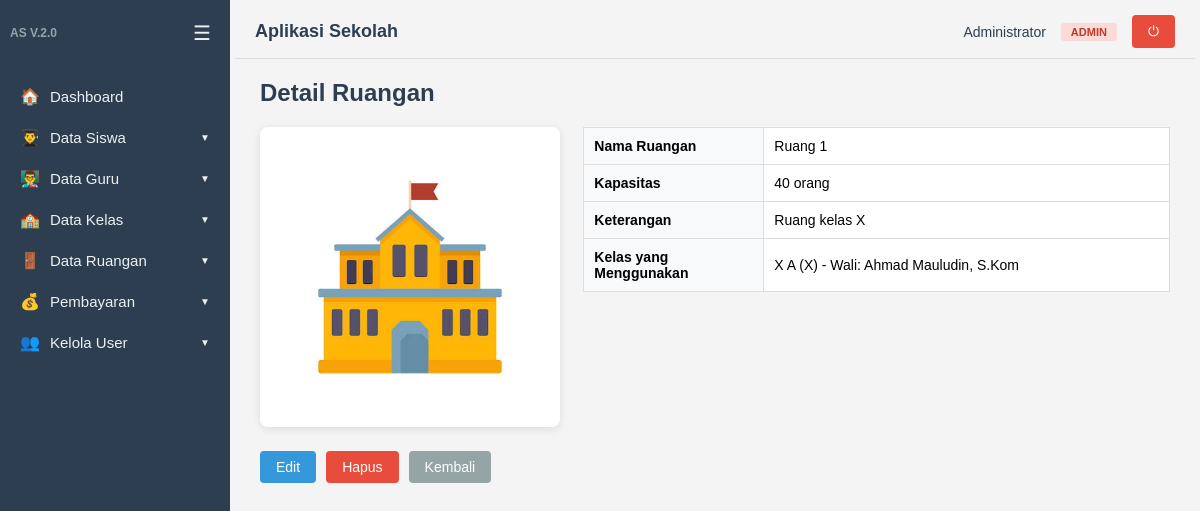
Page /ruang/detail.php?id=1 (signed in) on the committed database.
### tables this page shows
CREATE TABLE `datakelas` (
  `id_kelas` int(11) NOT NULL,
  `namakelas` varchar(100) NOT NULL,
  `tingkat` enum('X','XI','XII') NOT NULL,
  `tahunajaran` varchar(20) NOT NULL,
  `idguru` int(11) DEFAULT NULL,
  `idsiswa` int(11) DEFAULT NULL,
  `idruang` int(11) DEFAULT NULL
);

CREATE TABLE `dataruang` (
  `id_ruang` int(11) NOT NULL,
  `nama_ruang` varchar(100) NOT NULL,
  `kapasitas` int(11) DEFAULT 0,
  `keterangan` text DEFAULT NULL,
  `foto` varchar(100) DEFAULT NULL
);

CREATE TABLE `dataguru` (
  `id` int(5) NOT NULL,
  `nama` varchar(50) NOT NULL,
  `nip` varchar(20) NOT NULL,
  `mapel` varchar(50) NOT NULL,
  `alamat` varchar(100) DEFAULT NULL,
  `foto` varchar(100) DEFAULT NULL
);

### auth.php (called while the page is built, shortened)
<?php
if (!function_exists('isLoggedIn')) {
    function isLoggedIn()
    {
        return isset($_SESSION['user_id']);
    }
}
if (!function_exists('hasRole')) {
    function hasRole($roles)
    {
        $userRole = $_SESSION['role'];
        if (is_array($roles)) {
            return in_array($userRole, $roles);
        }
        return $userRole === $roles;
    }
}

### ruang/detail.php (the view, shortened to what this page needs)
<?php
include dirname(__DIR__) . '/auth.php';
$id = isset($_GET['id']) ? (int)$_GET['id'] : 0;
$query = "SELECT r.*, k.namakelas, k.tingkat, g.nama as wali_kelas
          FROM dataruang r
          LEFT JOIN datakelas k ON r.id_ruang = k.idruang
          LEFT JOIN dataguru g ON k.idguru = g.id
          WHERE r.id_ruang = $id";
$data = mysqli_query($koneksi, $query);
$ruang = mysqli_fetch_assoc($data);
include dirname(__DIR__) . '/layout/header.php';
?>
<h2>Detail Ruangan</h2>
<div style="display: flex; gap: 30px; flex-wrap: wrap; margin-bottom: 20px;">
    <div style="flex: 1; min-width: 250px; text-align: center;">
        <img src="<?= BASE_URL; ?>/uploads/foto_ruang/<?= $ruang['foto'] ?: 'default-ruang.jpg' ?>" width="300" style="border-radius:8px; box-shadow:0 2px 8px rgba(0,0,0,.1);">
    </div>
    <div style="flex: 2; min-width: 300px;">
        <table style="width:100%; border-collapse:collapse;">
            <tr>
                <td style="padding:10px; font-weight:bold; width:180px; background:#f8f9fa;">Nama Ruangan</td>
                <td style="padding:10px;"><?= htmlspecialchars($ruang['nama_ruang']) ?></td>
            </tr>
            <tr>
                <td style="padding:10px; font-weight:bold; background:#f8f9fa;">Kapasitas</td>
                <td style="padding:10px;"><?= $ruang['kapasitas'] ?> orang</td>
            </tr>
            <tr>
                <td style="padding:10px; font-weight:bold; background:#f8f9fa;">Keterangan</td>
                <td style="padding:10px;"><?= htmlspecialchars($ruang['keterangan'] ?? '-') ?></td>
            </tr>
            <tr>
                <td style="padding:10px; font-weight:bold; background:#f8f9fa;">Kelas yang Menggunakan</td>
                <td style="padding:10px;">
                    <?php if ($ruang['namakelas']) : ?>
                        <?= htmlspecialchars($ruang['namakelas']) ?> (<?= htmlspecialchars($ruang['tingkat']) ?>) - Wali: <?= htmlspecialchars($ruang['wali_kelas'] ?? '-') ?>
                    <?php else : ?>
                        <span style="color:#e74c3c;">Belum digunakan</span>
                    <?php endif; ?>
                </td>
            </tr>
        </table>
    </div>
</div>
<div style="display: flex; gap: 10px;">
    <?php if (hasRole('admin')): ?>
    <a class="btn" href="edit.php?id=<?= $ruang['id_ruang'] ?>">Edit</a>
    <a class="btn btn-danger" href="hapus.php?id=<?= $ruang['id_ruang'] ?>" onclick="return confirm('Yakin ingin menghapus?')">Hapus</a>
    <?php endif; ?>
    <a class="btn" href="tampil.php" style="background:#95a5a6;">Kembali</a>
</div>
<?php include dirname(__DIR__) . '/layout/footer.php'; ?>

### layout/header.php (style rules this page uses)
* { box-sizing: border-box; margin: 0; padding: 0; }
body { font-family: Arial, Helvetica, sans-serif; background: #f4f4f4; display: flex; min-height: 100vh; }
h2 { margin-bottom: 20px; color: #2c3e50; }
table { border-collapse: collapse; width: 100%; background: #fff; margin-bottom: 15px; }
table th, table td { border: 1px solid #ddd; padding: 9px 12px; text-align: left; font-size: 14px; }
.btn { display: inline-block; background: #3498db; color: #fff; border: 0; padding: 8px 16px; border-radius: 4px; cursor: pointer; text-decoration: none; font-size: 14px; }
.btn-danger { background: #e74c3c; }

### rows in the picture
datakelas: idruang.foto (placeholder picture), idruang.nama_ruang "Ruang 1", idruang.kapasitas "40", idruang.keterangan "Ruang kelas X", namakelas "X A", tingkat "X", idguru.nama "Ahmad Mauludin, S.Kom"

### other values in the picture
$item['icon'] "🏠"
$item['label'] "Dashboard"
$item['icon'] "👨‍🎓"
$item['label'] "Data Siswa"
$item['icon'] "👨‍🏫"
$item['label'] "Data Guru"
$item['icon'] "🏫"
$item['label'] "Data Kelas"
$item['icon'] "🚪"
$item['label'] "Data Ruangan"
$item['icon'] "💰"
$item['label'] "Pembayaran"
$item['icon'] "👥"
$item['label'] "Kelola User"
$user['nama_lengkap'] "Administrator"
